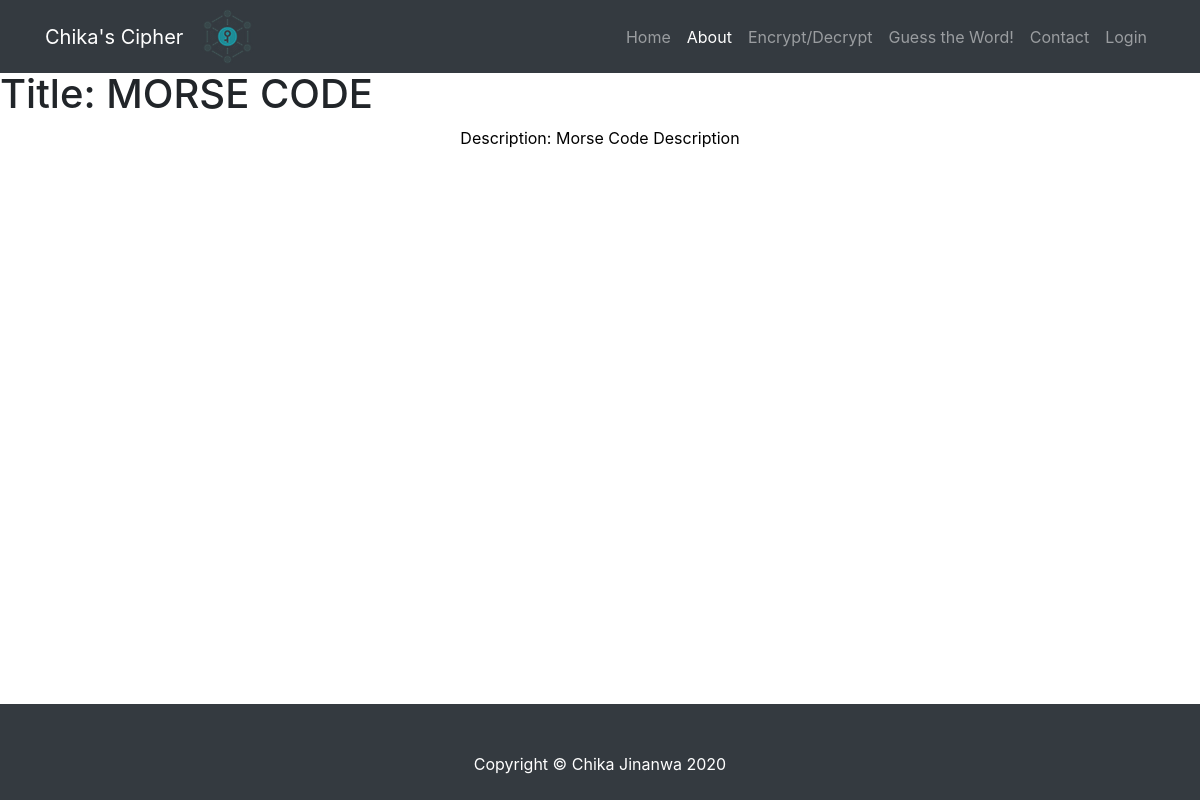
/encrypt-decrypt/about/1, run on the app's committed database.
### encrypt_decrypt_app/models.py (models this page shows, shortened)
class Encryption(models.Model):
    CAESAR_CIPHER = 'Caesar Cipher'
    ATBASH_CIPHER = 'Atbash Cipher'
    VIGENERE_CIPHER = 'Vigenere Cipher'
    MORSE_CODE = 'Morse Code'
    NATO_CODE = 'NATO Code'
    REVERSE_CIPHER = 'Reverse Cipher'
    ENCRYPTION_CHOICES = [
        (CAESAR_CIPHER ,'Caesar Cipher'),
        (ATBASH_CIPHER , 'Atbash Cipher'),
        (VIGENERE_CIPHER, 'Vigenere Cipher'),
        (MORSE_CODE, 'Morse Code'),
        (NATO_CODE, 'NATO Code' ),
        (REVERSE_CIPHER, 'Reverse Cipher')
    ]
    encryption_technique = models.CharField(max_length=30,
     choices = ENCRYPTION_CHOICES,
     default = MORSE_CODE,
     verbose_name= "Encryption Name"
     )
    description = models.TextField(null = True)

### encrypt_decrypt_app/views.py (the view)
# urls.py: path('about/<int:pk>', views.AboutEncryptionView.as_view(), name = 'encryption-detail'),
class AboutEncryptionView(generic.DetailView):
    model = Encryption
    context_object_name = 'encryption_detail'
    template_name = 'encryption_detail.html'

### encrypt_decrypt_app/templates/encryption_detail.html
{% extends 'base_generic.html' %}
{% block nav_about %}
    class = "nav-item active"
{% endblock %}
{% block content %}
    <h1>Title: {{ encryption_detail.encryption_technique }}</h1>
    <p>Description: {{ encryption_detail.description }}</p>
{% endblock %}

### encrypt_decrypt_app/static/css/styles.css (style rules this page uses)
body { padding-top: 70px; background-color: white; }
p { color: black; text-align: center; padding: 50 px 0; }

### data on the page
Encryption: encryption_technique "MORSE CODE", description "Morse Code Description"
